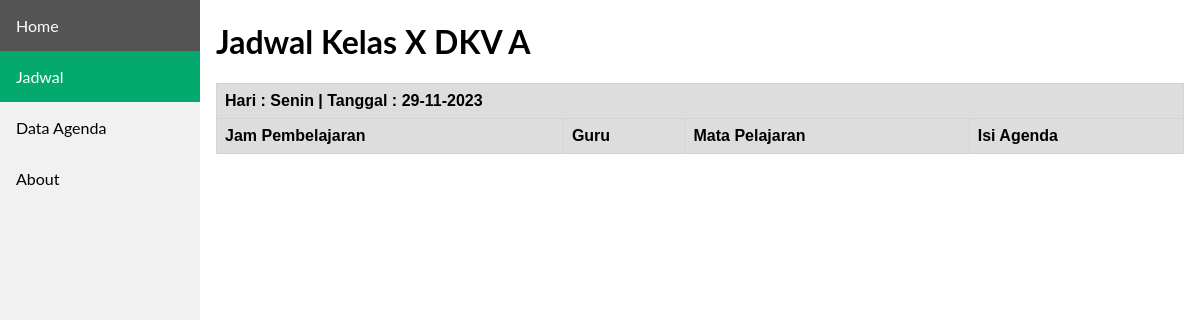
/agenda/data_agenda.php, run on an earlier commit of the app's database.
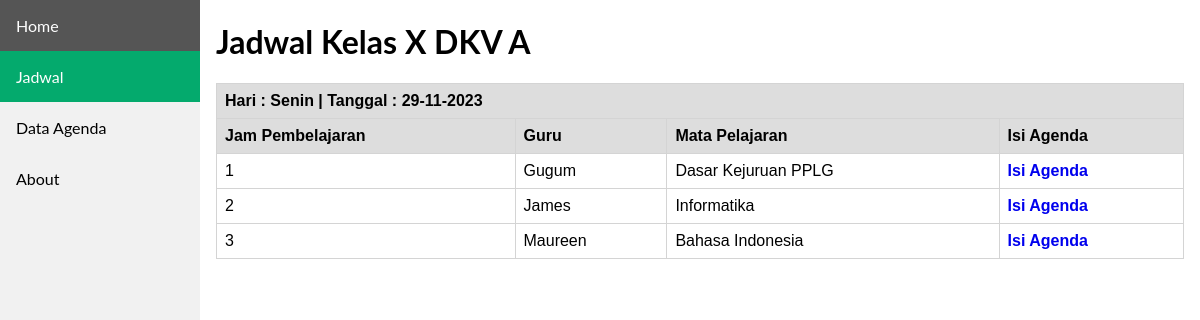
And on a later commit of the database.
### tables this page shows
CREATE TABLE `tb_jadwal` (
  `id_jadwal` int(11) NOT NULL,
  `id_kelas` varchar(6) NOT NULL,
  `hari` varchar(10) NOT NULL,
  `jam` varchar(15) NOT NULL,
  `nip` varchar(18) NOT NULL,
  `id_mapel` varchar(6) NOT NULL
);

CREATE TABLE `tb_guru` (
  `nip` varchar(18) NOT NULL,
  `id_mapel` varchar(6) NOT NULL,
  `nama_guru` varchar(100) NOT NULL,
  `password` varchar(100) NOT NULL,
  `previlage` enum('Guru','Admin') NOT NULL
);

CREATE TABLE `tb_mapel` (
  `id_mapel` varchar(6) NOT NULL,
  `nama_mapel` varchar(70) NOT NULL
);

### agenda/data_agenda.php (the view, shortened to what this page needs)
<!DOCTYPE html>
<html lang="en">
<head>
    <link rel="stylesheet" href="navbar.css">
</head>
<body>
    <header>
        <div class="sidebar">
        <a href="beranda.php">Home</a>
        <a class="active" href="data_agenda.php">Jadwal</a>
        <a href="tampil_agenda.php">Data Agenda</a>
        <a href="#about">About</a>
        </div>
    </header>
    <div class="content">
        <h1>Jadwal Kelas X DKV A</h1>
    <form action="isi_agenda_guru.php" method="POST">
        <table>
            <tr>
                <th colspan="4"><b>Hari : Senin | Tanggal : 29-11-2023</b></th>
            </tr>
            <tr>
                <th>Jam Pembelajaran</th>
                <th>Guru</th>
                <th>Mata Pelajaran</th>
                <th>Isi Agenda</th>
            </tr>
                <?php
                    include 'koneksi.php';
                    $sql ="SELECT tb_jadwal.jam, tb_jadwal.hari, tb_kelas.nama_kelas, tb_guru.nama_guru, tb_mapel.nama_mapel
                            FROM tb_jadwal INNER JOIN tb_kelas ON tb_jadwal.id_kelas = tb_kelas.id_kelas INNER JOIN
                            tb_guru ON tb_jadwal.nip = tb_guru.nip INNER JOIN tb_mapel ON tb_jadwal.id_mapel = tb_mapel.id_mapel WHERE hari='Senin'";
                    $proses = mysqli_query($Conn, $sql);
                    foreach($proses as $jadwal){ ?>
                        <tr>
                        <td><?= $jadwal['jam'] ?></td>
                        <td><?= $jadwal['nama_guru'] ?></td>
                        <td><?= $jadwal['nama_mapel'] ?></td>
                        <td><a href="isi_agenda.php" style="text-decoration: none;"><b>Isi Agenda</b></a></td>
                        </tr>
                <?php }  ?>
        </table>
    </form>
    </div>
</body>
</html>

### agenda/navbar.css (style rules this page uses)
body { margin: 0; font-family: "Lato", sans-serif; }
.sidebar { margin: 0; padding: 0; width: 200px; background-color: #f1f1f1; position: fixed; height: 100%; overflow: auto; }
.sidebar a { display: block; color: black; padding: 16px; text-decoration: none; }
.sidebar a.active { background-color: #04AA6D; color: white; }
div.content { margin-left: 200px; padding: 1px 16px; height: 1000px; }

### agenda/data_agenda.php (style rules this page uses)
table { font-family: arial, sans-serif; border-collapse: collapse; width: 100%; }
td, th { border: 1px solid #d4d4d4; text-align: left; padding: 8px; }
th { background-color: #dddddd; }

What changed in the data, as far as the page shows it:
added tb_jadwal: jam "1", tb_guru.nama_guru "Gugum", id_mapel.nama_mapel "Dasar Kejuruan PPLG"
added tb_jadwal: jam "2", tb_guru.nama_guru "James", id_mapel.nama_mapel "Informatika"
added tb_jadwal: jam "3", tb_guru.nama_guru "Maureen", id_mapel.nama_mapel "Bahasa Indonesia"
